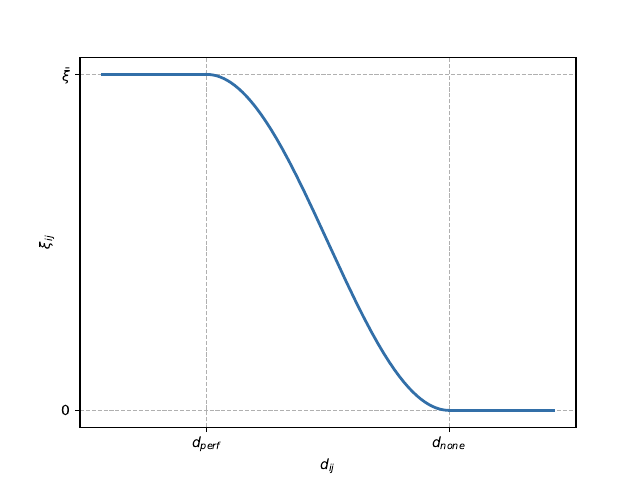

Python code for this plot:
import numpy as np
import matplotlib.pyplot as plt

if __name__ == "__main__":
    d_perf = 3
    d_none = 10
    xi_bar = 20

    line_clr = "#326fa8"
    line_width = 2

    fig, ax = plt.subplots()

    ax.plot([0, d_perf], [xi_bar, xi_bar], color=line_clr, linewidth=line_width)

    d = np.linspace(d_perf, d_none, 1000)
    xi = (xi_bar / 2) * (1 + np.cos(np.pi * (d - d_perf) / (d_none - d_perf)))
    ax.plot(d, xi, color=line_clr, linewidth=line_width)

    ax.plot([d_none, d_none + 3], [0, 0], color=line_clr, linewidth=line_width)
    ax.set_yticks([0, xi_bar])
    ax.set_yticklabels(['0', r'$\bar{\xi}$'])

    ax.set_xticks([d_perf, d_none])
    ax.set_xticklabels([r'$d_{perf}$', r'$d_{none}$'])

    ax.set_xlabel(r'$d_{ij}$')
    ax.set_ylabel(r'$\xi_{ij}$')
    ax.grid(ls="dashed")


    fig.savefig("signal_strength.pdf")
    plt.show()

